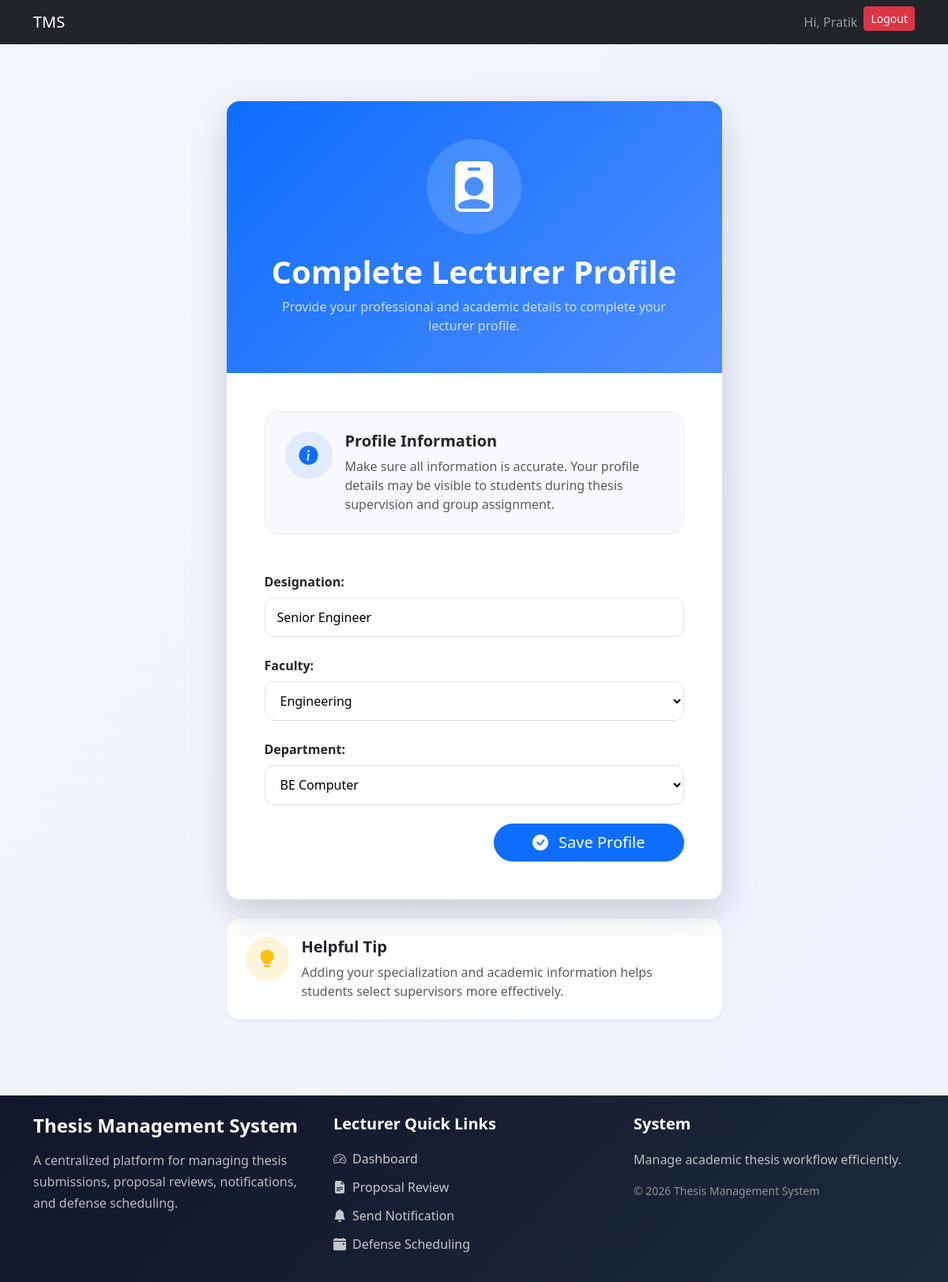
Screenshot of /lecturer/profile/ (signed in) with the database file from the repository.
### users/models.py (models this page shows, shortened)
class User(AbstractUser):
    username = models.CharField(max_length=100, unique=True)
    email = models.EmailField(unique=True)
    role = models.CharField(max_length=10, choices=ROLE_CHOICES)
    USERNAME_FIELD = "email"
    REQUIRED_FIELDS = ["username"]

class Lecturer(models.Model):
    user = models.OneToOneField(User, on_delete=models.CASCADE)
    full_name = models.CharField(max_length=150)
    designation = models.CharField(max_length=100, null=True, blank=True)
    faculty = models.ForeignKey(Faculty, on_delete=models.CASCADE, null=True, blank=True)
    department = models.ForeignKey(Department, on_delete=models.CASCADE, null=True, blank=True)
    is_supervisor = models.BooleanField(default=False)

### users/views.py (the view, shortened to what this page needs)
# urls.py: path('lecturer/profile/', complete_lecturer_profile, name='complete_lecturer_profile'),
@login_required
def complete_lecturer_profile(request):
    lecturer = Lecturer.objects.get(
        user=request.user
    )
    form = LecturerProfileForm(
        instance=lecturer
    )
    context = {
        'form': form
    }
    return render(request,'lecturer/complete_profile.html',context)

### users/forms.py
class LecturerProfileForm(forms.ModelForm):
    class Meta:
        model = Lecturer
        fields = [
            'designation',
            'faculty',
            'department'
        ]

### academics/models.py (called while the page is built)
    def __str__(self):
        return self.name

    def __str__(self):
        return self.name

### users/templates/lecturer/complete_profile.html (shortened to what this page needs)
{% extends "base.html" %}
{% block start %}
<div class="container py-5">
    <div class="row justify-content-center">
        <div class="col-lg-7">
            <div class="card border-0 shadow-lg rounded-4 overflow-hidden">
                <div class="profile-header text-white p-5 text-center">
                    <div class="header-icon mx-auto mb-4">
                        <i class="bi bi-person-badge-fill"></i>
                    </div>
                    <h1 class="fw-bold mb-2">
                        Complete Lecturer Profile
                    </h1>
                    <p class="opacity-75 mb-0">
                        Provide your professional and academic details
                        to complete your lecturer profile.
                    </p>
                </div>
                <div class="card-body p-4 p-md-5">
                    <div class="info-box mb-5">
                        <div class="d-flex align-items-start">
                            <div class="info-icon me-3">
                                <i class="bi bi-info-circle-fill"></i>
                            </div>
                            <div>
                                <h5 class="fw-bold mb-2">
                                    Profile Information
                                </h5>
                                <p class="text-muted mb-0">
                                    Make sure all information is accurate.
                                    Your profile details may be visible to students
                                    during thesis supervision and group assignment.
                                </p>
                            </div>
                        </div>
                    </div>
                    <form method="POST">
                        <div class="custom-form">
                            {{ form.as_p }}
                        </div>
                        <div class="text-end mt-4">
                            <button type="submit"
                                    class="btn btn-primary btn-lg rounded-pill px-5 shadow-sm">
                                <i class="bi bi-check-circle-fill me-2"></i>
                                Save Profile
                            </button>
                        </div>
                    </form>
                </div>
            </div>
            <div class="tips-card shadow-sm rounded-4 p-4 mt-4">
                <div class="d-flex align-items-start">
                    <div class="tips-icon me-3">
                        <i class="bi bi-lightbulb-fill"></i>
                    </div>
                    <div>
                        <h5 class="fw-bold mb-2">
                            Helpful Tip
                        </h5>
                        <p class="text-muted mb-0">
                            Adding your specialization and academic information
                            helps students select supervisors more effectively.
                        </p>
                    </div>
                </div>
            </div>
        </div>
    </div>
</div>
<link rel="stylesheet"
href="https://cdn.jsdelivr.net/npm/bootstrap-icons@1.11.3/font/bootstrap-icons.min.css">
{% endblock %}

### users/templates/base.html (shortened to what this page needs)
<!DOCTYPE html>
<html lang="en">
<head>
    <link href="https://cdn.jsdelivr.net/npm/bootstrap@5.3.8/dist/css/bootstrap.min.css" rel="stylesheet">
</head>
<body>
    <nav class="navbar navbar-expand-lg navbar-dark bg-dark">
        <div class="container">
            {% if request.user.is_authenticated %}
            {% if request.user.role == 'student' %}
            <a class="navbar-brand" href="{% url 'student_dashboard' %}">
                TMS
            </a>
            {% elif request.user.role == 'lecturer' %}
            <a class="navbar-brand" href="{% url 'lecturer_dashboard' %}">
                TMS
            </a>
            {% elif request.user.role == 'admin' %}
            <a class="navbar-brand" href="{% url 'admin_dashboard' %}">
                TMS
            </a>
            {% endif %}
            {% else %}
            <a class="navbar-brand" href="{% url 'login' %}">
                TMS
            </a>
            {% endif %}
            <div class="collapse navbar-collapse" id="navbarNav">
                <ul class="navbar-nav ms-auto">
                    {% if request.user.is_authenticated %}
                    <li class="nav-item">
                        <span class="nav-link">Hi, {{ request.user.first_name }}</span>
                    </li>
                    <li class="nav-item">
                        <a href="/logout/" class="btn btn-danger btn-sm">Logout</a>
                    </li>
                    {% endif %}
                </ul>
            </div>
        </div>
    </nav>
    <div class="container mt-4">
        {% block start %}
        {% endblock %}
    </div>
    <footer class="footer-section mt-5">
        <div class="container py-4">
            <div class="row g-4">
                <div class="col-lg-4">
                    <h4 class="fw-bold text-white mb-3">
                        Thesis Management System
                    </h4>
                    <p class="footer-text">
                        A centralized platform for managing thesis submissions,
                        proposal reviews, notifications, and defense scheduling.
                    </p>
                </div>
                {% if request.user.role == "lecturer" %}
                <div class="col-lg-4">
                    <h5 class="footer-title">
                        Lecturer Quick Links
                    </h5>
                    <ul class="footer-links">
                        <li>
                            <a href="{% url 'lecturer_dashboard' %}">
                                <i class="bi bi-speedometer2 me-2"></i>
                                Dashboard
                            </a>
                        </li>
                        <li>
                            <a href="{% url 'lecturer_proposals' %}">
                                <i class="bi bi-file-earmark-text-fill me-2"></i>
                                Proposal Review
                            </a>
                        </li>
                        <li>
                            <a href="{% url 'notification_center' %}">
                                <i class="bi bi-bell-fill me-2"></i>
                                Send Notification
                            </a>
                        </li>
                        <li>
                            <a href="{% url 'lecturer_groups' %}">
                                <i class="bi bi-calendar-event-fill me-2"></i>
                                Defense Scheduling
                            </a>
                        </li>
                    </ul>
                </div>
                {% endif %}
                <div class="col-lg-4">
                    <h5 class="footer-title">
                        System
                    </h5>
                    <p class="footer-text mb-2">
                        Manage academic thesis workflow efficiently.
                    </p>
                    <p class="footer-copy">
                        © 2026 Thesis Management System
                    </p>
                </div>
            </div>
        </div>
    </footer>
    <link rel="stylesheet" href="https://cdn.jsdelivr.net/npm/bootstrap-icons@1.11.3/font/bootstrap-icons.min.css">
</body>
</html>

### users/templates/lecturer/complete_profile.html (style rules this page uses)
body { background: linear-gradient(to bottom right, #f4f7ff, #eef2ff); }
.rounded-4 { border-radius: 1.3rem; }
.profile-header { background: linear-gradient(135deg, #0d6efd, #4f8cff); }
.header-icon { width: 120px; height: 120px; border-radius: 50%; background: rgba(255,255,255,0.15); display: flex; align-items: center; justify-content: center; font-size: 4rem; }
.info-box { background: #f8f9ff; border: 1px solid #e9ecef; border-radius: 18px; padding: 25px; }
.info-icon { width: 60px; height: 60px; border-radius: 50%; background: rgba(13,110,253,0.1); color: #0d6efd; display: flex; align-items: center; justify-content: center; font-size: 1.5rem; flex-shrink: 0; }
.custom-form p { margin-bottom: 1.5rem; }
.custom-form label { display: block; margin-bottom: 8px; font-weight: 600; color: #212529; }
.custom-form input, .custom-form textarea, .custom-form select { width: 100%; padding: 12px 15px; border: 1px solid #dee2e6; border-radius: 12px; background: white; transition: 0.3s ease; }
.tips-card { background: white; }
.tips-icon { width: 55px; height: 55px; border-radius: 50%; background: rgba(255,193,7,0.15); color: #ffc107; display: flex; align-items: center; justify-content: center; font-size: 1.4rem; flex-shrink: 0; }

### users/templates/base.html (style rules this page uses)
.footer-section { background: linear-gradient(135deg, #0f172a, #1e293b); color: white; margin-top: 80px; }
.footer-title { font-weight: 700; margin-bottom: 20px; color: #ffffff; }
.footer-text { color: rgba(255, 255, 255, 0.7); line-height: 1.7; }
.footer-copy { color: rgba(255, 255, 255, 0.5); margin-top: 15px; font-size: 14px; }
.footer-links { list-style: none; padding: 0; margin: 0; }
.footer-links li { margin-bottom: 12px; }
.footer-links a { color: rgba(255, 255, 255, 0.75); text-decoration: none; transition: 0.3s ease; display: inline-flex; align-items: center; }

### rows the page displays
User: user.first_name "Pratik"
Lecturer: designation "Senior Engineer", faculty "Engineering", department "BE Computer"
